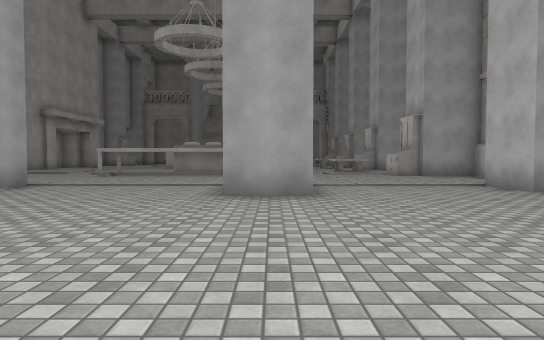
view 1 (above)

24 first-person views from a walk through a Unity game level. The camera is 1.2 m above the floor, tilts 2° down and sees 75° across. The floor is counted in squares, 2 m on a side. Each view is taken from the middle of a square. On the plan, view 1 faces up. The plan holds only what a view shows up to about 10 squares ahead; the rest is blank. The place goes on beyond the plan. Door leaves are left out, so doorways stand open. Surface patterns are stand-ins for the level's own textures.

view 2
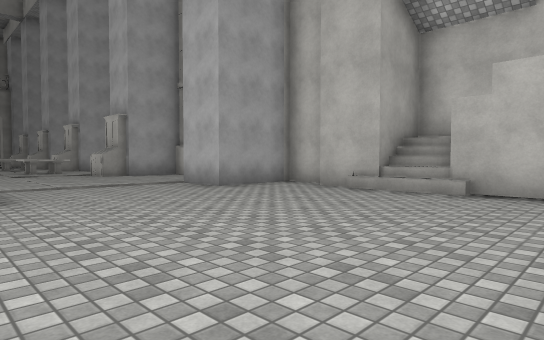

view 3
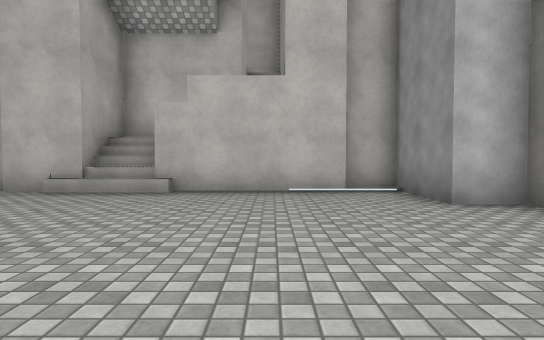

view 4
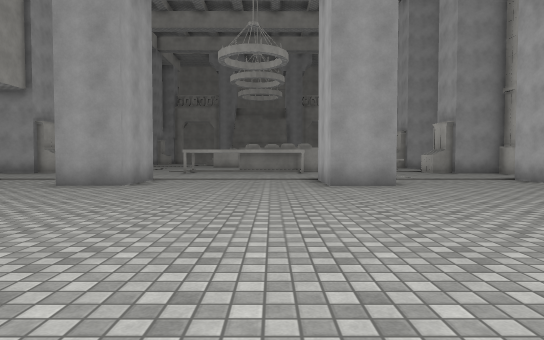

view 5
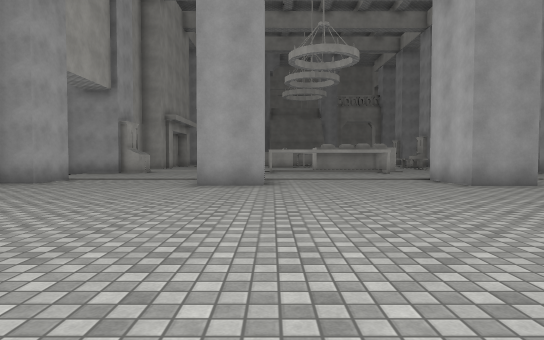

view 6
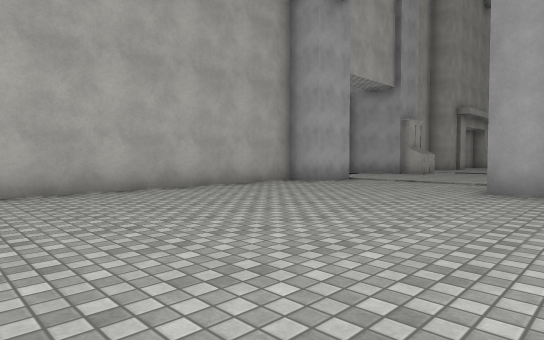

view 7
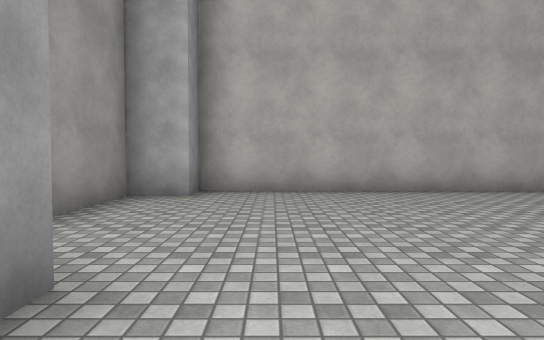

view 8
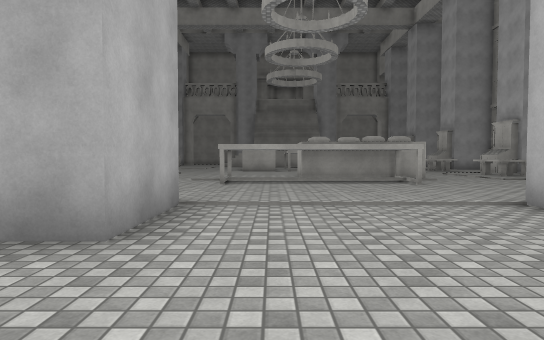

view 9
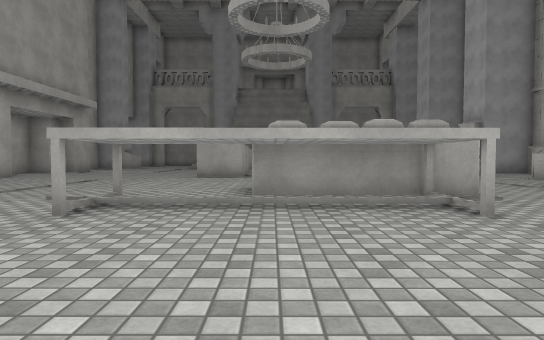

view 10
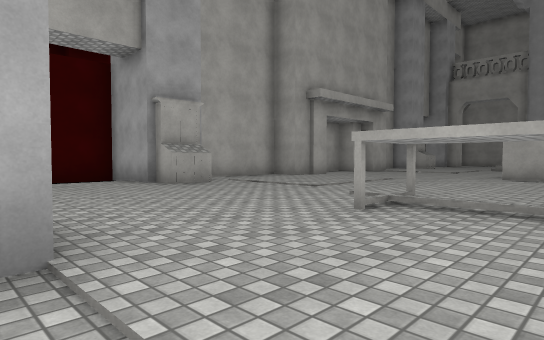

view 11
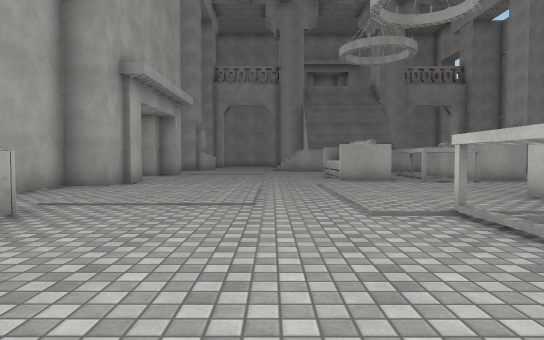

view 12
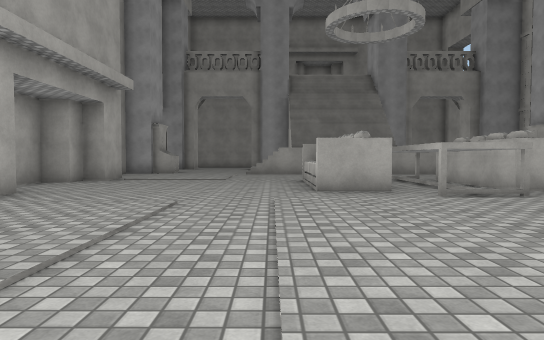

view 13
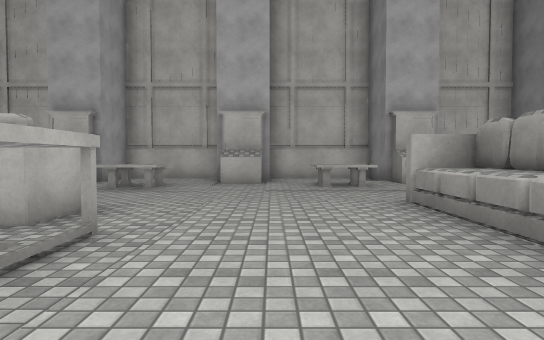

view 14
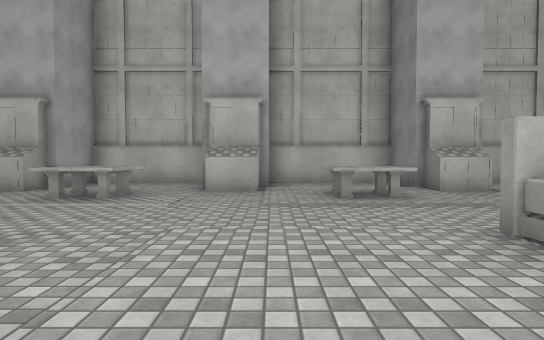

view 15
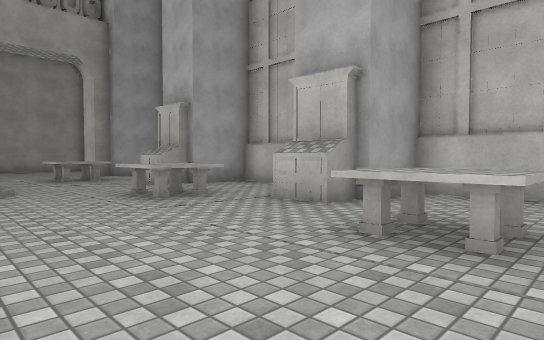

view 16
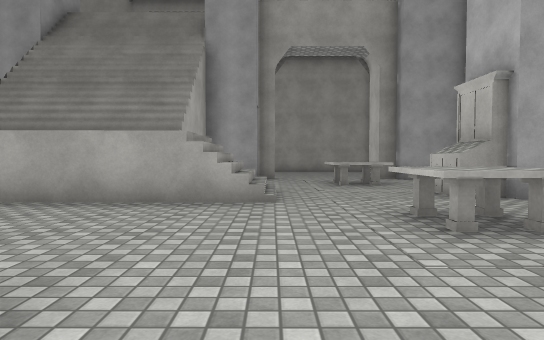

view 17
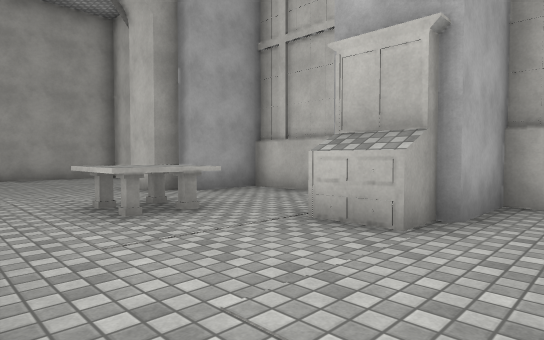

view 18
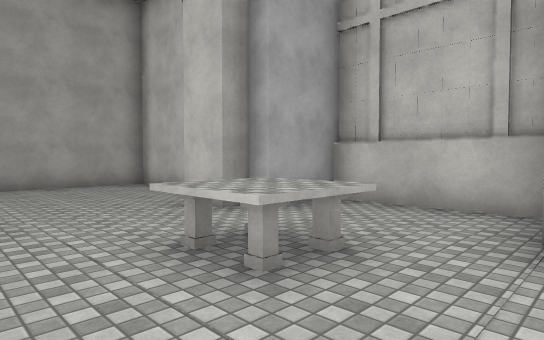

view 19
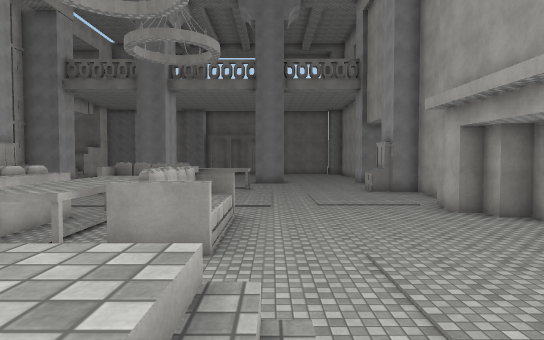

view 20
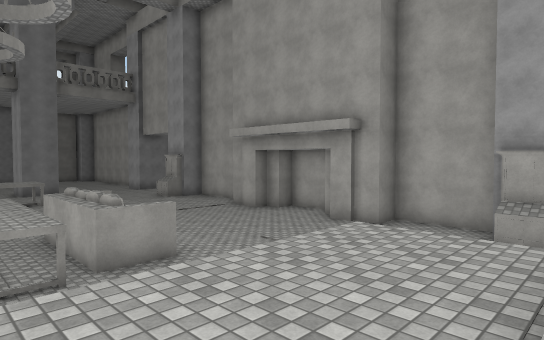

view 21
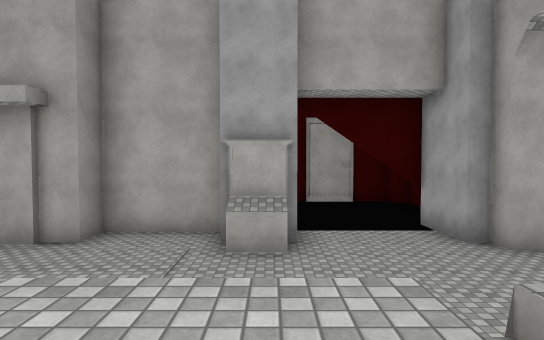

view 22
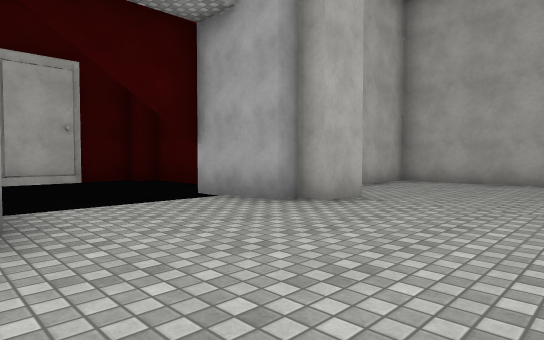

view 23
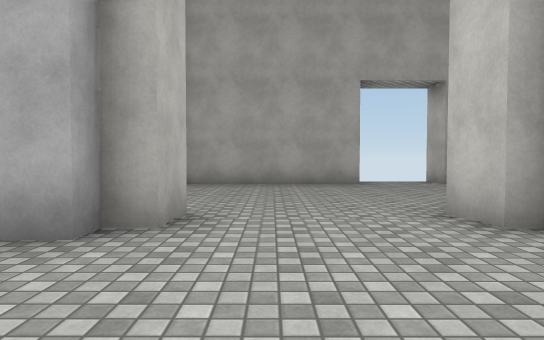

view 24
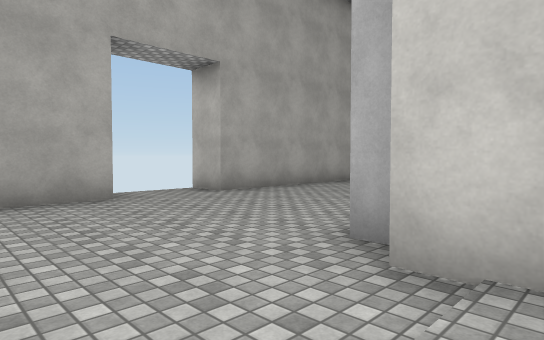

### Floor plan
Key: @ floor where view 1 was taken; # wall or solid block; x gap in a wall; . main floor; : floor 0.25 m higher than the main floor; + floor 1 m higher than the main floor; * floor 2 m higher than the main floor; / step, stairs or slope; D open door; ^ raised ledge; O other object.
Columns run from 17 left of view 1 to 8 right of it. Each row starts with its distance up from view 1.
 36             x
 35      #####DDD###########
 34      #...........  ....#
 33      #..........   ....#
 32       ........     ....
 31       ....../      ....
 30  ###   #..##       ..#
 29 #    ###..##/////##..###
 28 #    ...... ///// ..  .#
 27 #    ...... ///// ..O .#
 26 #    .......///// ..  .#
 25       #O..//***  //..O##
 24      ##..  /*****//...##
 23      #..  ..   .....O .#
 22      #..  ..   .....O
 21      ##.  ............
 20      ##.....OO##O....O##
 19      #......+O##O...  .#
 18      #......OO##O...O .#
 17      ##.......##....  .#
 16      ##..............O##
 15      #..  ..::::::.:::##
 14      #..  ..::::::.:O .#
 13       ..  ..::OOO:.:O .#
 12        .....::OOO:.:::##
 11     ###O....#####....O
 10      #..............
  9      #..............  .#
  8        .............  .
  7       #....#.....#....#
  6      ##....#.....#....###
  5      #..................#
  4      #................./##
  3      #.................//#
  2      #................./^#
  1      #..................#
  0      #...........@......#
 -1      #........... ......#
 -2      #.....#.  .   .....#
 -3      ##....         ..###
 -4       ###            ##

Positions as (right, up) in squares from view 1, and headings:
1: (0, 0), facing up
2: (0, 0), facing up-right
3: (0, 0), facing right
4: (-2, -2), facing up
5: (-5, -2), facing up
6: (-5, -1), facing up-left
7: (-5, -1), facing left
8: (-4, 3), facing up
9: (-3, 7), facing up
10: (-3, 7), facing up-left
11: (-7, 8), facing up
12: (-6, 11), facing up
13: (-5, 15), facing right
14: (-3, 15), facing right
15: (0, 17), facing up-right
16: (1, 19), facing up
17: (1, 23), facing up-right
18: (1, 25), facing up-right
19: (-6, 25), facing down
20: (-2, 26), facing down-left
21: (-4, 25), facing left
22: (-7, 25), facing up-left
23: (-9, 26), facing up
24: (-9, 29), facing up-right
